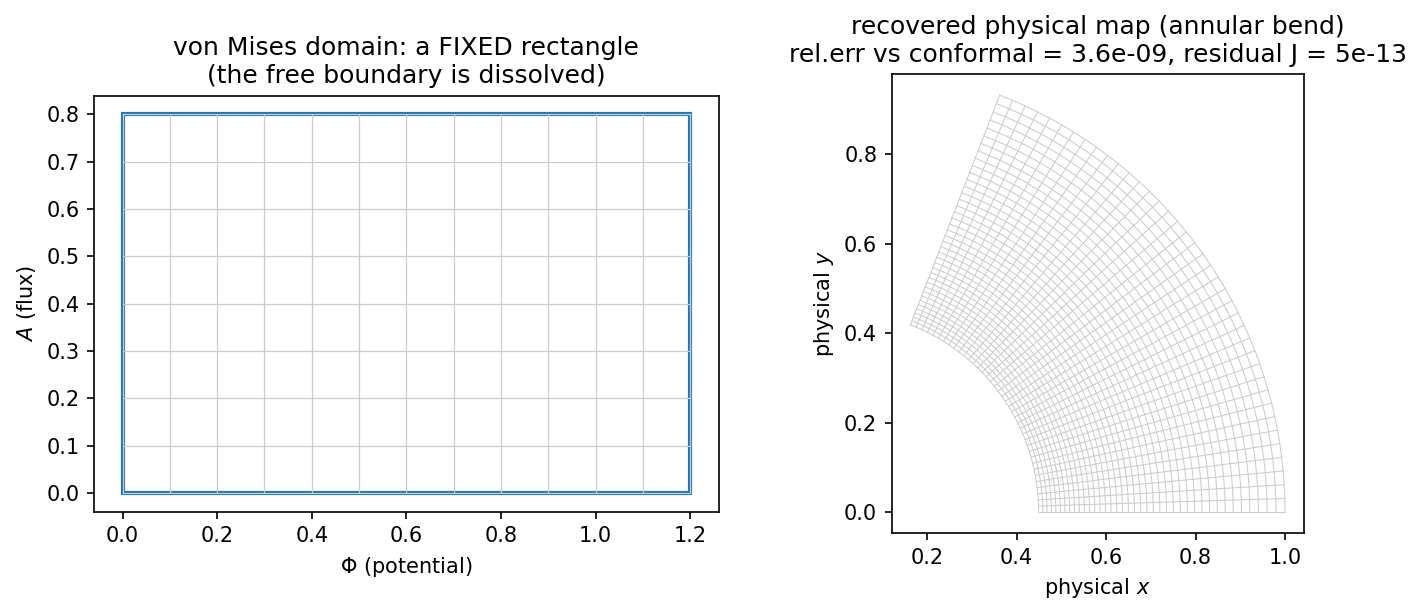

The Python source for this figure:
"""Frontier 2, the inverse direction: DISSOLVING the turning-guide free boundary
with the von Mises (Phi, A) coordinate change (linear case solved + verified;
the nonlinear case is the genuine open wall, characterised honestly below).

RESEARCH example (track A).  chaplygin_free_boundary_2d.py showed that a
tapering turning guide has a theta-DEPENDENT hodograph image -- a FREE BOUNDARY
in the (q, theta) plane.  The key idea for the INVERSE problem (prescribe the
physical guide, find its image) is that the free boundary is an artefact of the
COORDINATE CHOICE: take the potential Phi and the flux function A as the
INDEPENDENT variables (the von Mises coordinates).  A flux guide is bounded by
two flux lines (A = 0, A = Psi = the walls) and two equipotentials (Phi = const
= the ports), so in (Phi, A) the domain is ALWAYS the fixed rectangle
[0, Phi1] x [0, A1] -- the free boundary is GONE.  One solves instead for the
physical map (x, y)(Phi, A) on that fixed rectangle.

The governing system (mu0 = 1; derived from the same first-order Chaplygin pair
as chaplygin_turning_guide_2d.py, here with Phi, A independent):

    x_A = -y_Phi / mu(q) ,   y_A =  x_Phi / mu(q) ,   q = 1 / |grad_Phi (x,y)| ,

solved in least squares: minimise INT (x_A + y_Phi/mu)^2 + (y_A - x_Phi/mu)^2.
For mu = 1 this is the Cauchy-Riemann system -- (x + i y) is analytic in
(Phi + i A) -- so the EXACT map for an annular bend is the conformal
``f = e^{i(Phi + iA)}``:  x = e^{-A} cos Phi, y = e^{-A} sin Phi (r = e^{-A},
angle = Phi).  The least-squares solver RECOVERS it to ~1e-8 (rel. error), with
the residual J -> 0 -- the free boundary has been dissolved into a fixed-domain
solve.

THE NONLINEAR WALL -- now CLOSED in chaplygin_inverse_nonlinear_2d.py.  With
mu = mu(q) the A-spacing 1/(mu q) changes, so the consistent DISTRIBUTION of
Phi, A along the walls is mu-DEPENDENT.  Prescribing the full boundary map (x, y)
from a fixed GEOMETRIC parametrisation (uniform angle) over-constrains the
problem and the nonlinear least-squares map FOLDS (Jacobian < 0).  The correct
boundary condition is a SLIP condition -- the boundary point lies ON the
prescribed wall curve with its tangential position free -- a NONLINEAR constraint
for CURVED walls (e.g. x^2 + y^2 = r_in^2 on an arc).  The remaining obstacle was
an OVER-DETERMINATION: the von Mises rectangle has TWO dimensions, Phi1 (the MMF)
and A1 (the flux Psi), and a guide of fixed geometry + material cannot have BOTH
prescribed.  The companion file frees A1 = lambda (the mu-dependent saturable
flux) as a global NumberSpace unknown and uses polar (r, psi) unknowns for clean
slip BCs; the nonlinear inverse then closes (const-width to machine zero, tapered
to J~1e-7 with a valid map and a theta-dependent free-boundary image).  This file
SOLVES the inverse in the linear case; the companion closes the nonlinear case.

run:  python chaplygin_inverse_vonmises_2d.py
"""
import math
import os

import numpy as np
from ngsolve import (Mesh, VectorH1, GridFunction, grad, dx, CF, x, y, exp, cos,
                     sin, BilinearForm, TaskManager, Integrate, InnerProduct)
from netgen.occ import WorkPlane, OCCGeometry


def _rect(Phi1, A1):
    f = WorkPlane().MoveTo(0, 0).Rectangle(Phi1, A1).Face()
    f.faces.name = "dom"
    for e in f.edges:
        e.name = "bnd"
    return OCCGeometry(f, dim=2)


def solve_inverse(Phi1=1.2, A1=0.8, order=3, maxh=0.05, mu=1.0):
    """Least-squares von Mises inverse on the fixed (Phi, A) rectangle.  For
    mu=1 the Dirichlet data is the exact conformal annular-bend map; the solver
    must recover it (the free boundary dissolved)."""
    exact = CF((exp(-y) * cos(x), exp(-y) * sin(x)))    # Phi=x, A=y
    with TaskManager():
        mesh = Mesh(_rect(Phi1, A1).GenerateMesh(maxh=maxh))
        fes = VectorH1(mesh, order=order, dirichlet="bnd")
        U, V = fes.TnT()
        # grad(W)[i,j] = d W_i / d x_j ; x_0 = Phi, x_1 = A
        def R1(W): return grad(W)[0, 1] + grad(W)[1, 0] / mu   # x_A + y_Phi/mu
        def R2(W): return grad(W)[1, 1] - grad(W)[0, 0] / mu   # y_A - x_Phi/mu
        a = BilinearForm(fes)
        a += (R1(U) * R1(V) + R2(U) * R2(V)) * dx
        a.Assemble()
        gf = GridFunction(fes)
        gf.Set(exact, definedon=mesh.Boundaries("bnd"))
        r = gf.vec.CreateVector()
        r.data = -a.mat * gf.vec
        gf.vec.data += a.mat.Inverse(fes.FreeDofs(), inverse="sparsecholesky") * r
        rel_err = math.sqrt(Integrate(InnerProduct(gf - exact, gf - exact), mesh)
                            / Integrate(InnerProduct(exact, exact), mesh))
        J = float(Integrate(R1(gf) ** 2 + R2(gf) ** 2, mesh))
        # the recovered hodograph image q = 1/|grad_Phi|, theta = arg(grad_Phi)
        qs, ths = [], []
        for px in np.linspace(0.1 * Phi1, 0.9 * Phi1, 24):
            for py in np.linspace(0.1 * A1, 0.9 * A1, 12):
                mp = mesh(px, py)
                xP = float(grad(gf)[0, 0](mp)); yP = float(grad(gf)[1, 0](mp))
                qs.append(1.0 / math.hypot(xP, yP))
                ths.append(math.atan2(yP, xP))
    qs = np.array(qs); ths = np.array(ths)
    return {
        "ne": int(mesh.ne), "rel_err": float(rel_err), "J": J,
        "q_range": (float(qs.min()), float(qs.max())),
        "theta_range_deg": (float(np.degrees(ths.min())),
                            float(np.degrees(ths.max()))),
        "gf": gf, "mesh": mesh, "Phi1": Phi1, "A1": A1,
    }


def _plot(r):
    import matplotlib
    matplotlib.use("Agg")
    import matplotlib.pyplot as plt
    gf, mesh, Phi1, A1 = r["gf"], r["mesh"], r["Phi1"], r["A1"]
    fig, (ax, ax2) = plt.subplots(1, 2, figsize=(9.6, 4.2), dpi=150)
    # the fixed (Phi, A) rectangle (the free boundary is GONE)
    gp, ga = np.linspace(0, Phi1, 13), np.linspace(0, A1, 9)
    for a_ in ga:
        ax.plot([0, Phi1], [a_, a_], color="0.8", lw=0.6)
    for p_ in gp:
        ax.plot([p_, p_], [0, A1], color="0.8", lw=0.6)
    ax.add_patch(plt.Rectangle((0, 0), Phi1, A1, fill=False, color="C0", lw=2))
    ax.set_xlabel(r"$\Phi$ (potential)"); ax.set_ylabel("$A$ (flux)")
    ax.set_title("von Mises domain: a FIXED rectangle\n(the free boundary is "
                 "dissolved)")
    ax.set_aspect("equal")
    # the recovered physical map (image of the rectangle grid)
    n = 40
    GP, GA = np.meshgrid(np.linspace(0, Phi1, n), np.linspace(0, A1, n))
    X = np.zeros_like(GP); Y = np.zeros_like(GP)
    for i in range(n):
        for j in range(n):
            v = gf(mesh(float(GP[i, j]), float(GA[i, j])))
            X[i, j] = float(v[0]); Y[i, j] = float(v[1])
    ax2.plot(X, Y, color="0.8", lw=0.5)
    ax2.plot(X.T, Y.T, color="0.8", lw=0.5)
    ax2.set_xlabel("physical $x$"); ax2.set_ylabel("physical $y$")
    ax2.set_aspect("equal")
    ax2.set_title(f"recovered physical map (annular bend)\n"
                  f"rel.err vs conformal = {r['rel_err']:.1e}, residual "
                  f"J = {r['J']:.0e}")
    png = os.path.splitext(os.path.abspath(__file__))[0] + ".png"
    fig.tight_layout()
    fig.savefig(png, bbox_inches="tight")
    plt.close(fig)
    print(f"  figure saved: {png}")


def main():
    print("Frontier 2 inverse: dissolving the free boundary (von Mises)\n")
    r = solve_inverse()
    print(f"  linear (mu=1): ne={r['ne']}, recover the conformal annular-bend "
          f"map to rel.err {r['rel_err']:.2e}, residual J={r['J']:.2e}")
    print(f"    -> the field turns (theta in "
          f"[{r['theta_range_deg'][0]:.0f}, {r['theta_range_deg'][1]:.0f}] deg), "
          f"q in [{r['q_range'][0]:.2f}, {r['q_range'][1]:.2f}]")
    print("  => the free boundary is DISSOLVED: the inverse is a fixed-domain")
    print("     solve in (Phi, A).  Verified in the linear case.  The NONLINEAR")
    print("     free-boundary inverse additionally needs a SLIP boundary")
    print("     condition (point on the wall curve, tangential free) -- a")
    print("     nonlinear constraint for curved walls -- and is the open wall")
    print("     (full Dirichlet folds the nonlinear map; see the docstring).")
    _plot(r)


if __name__ == "__main__":
    main()
